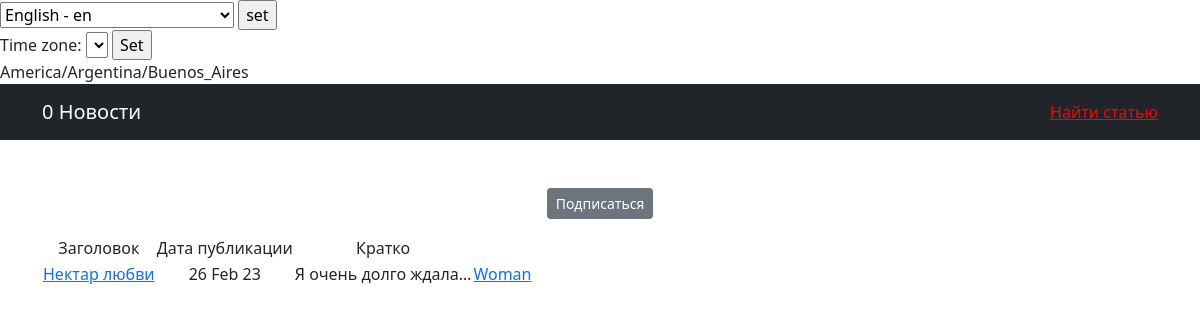
Screenshot of /news/categories/1 with the database file from the repository.
### news/models.py (models this page shows, shortened)
class Post(models.Model):
    author = models.ForeignKey(Author, on_delete=models.CASCADE, help_text=_('Author'))
    category = models.ManyToManyField(Category, through='PostCategory', help_text=_('Category'))
    NEWS = 'NE'
    ARTICLE = 'AR'
    CATEGORY_CHOICES = (
        (NEWS, _('Новости')),
        (ARTICLE, _('Статья'))
    )
    change_news = models.CharField(max_length=2, choices=CATEGORY_CHOICES, default=ARTICLE, help_text=_('change news'))
    time_in = models.DateTimeField(auto_now_add=True, help_text=_('time in'))
    head_news = models.CharField(max_length=128, help_text=_('head news'))
    text_news = models.TextField(help_text=_('text news'))
    rate_news = models.SmallIntegerField(default=0, help_text=_('rate news'))

class Category(models.Model):
    category = models.CharField(max_length=64, unique=True, help_text=_('Category'))
    subscribers = models.ManyToManyField(User, related_name='categories', help_text=_('Subscribers'))
    def __str__(self):
        return f'{self.category}'

### news/views.py (the view)
# urls.py: path('categories/<int:pk>', CategoryListView.as_view(), name='category_list'),
class CategoryListView(ListView):
    model = Post
    template_name = 'category_list.html'
    context_object_name = 'category_news_list'
    def get_queryset(self):
        self.category = get_object_or_404(Category, id=self.kwargs.get("pk"))
        queryset = Post.objects.filter(category=self.category).order_by('-time_in')
        return queryset
    def get_context_data(self, **kwargs):
        context = super().get_context_data(**kwargs)
        context['is_not_subscriber'] = self.request.user not in self.category.subscribers.all()
        context['category'] = self.category
        return context

### news/templatetags/custom_filters.py (called while the page is built)
@register.filter()
def censor(word, code="*"):
    wordMat = word.lower().translate(str.maketrans('', '', string.punctuation + string.digits))
    for mat in list_mat:
        while mat in wordMat:
            word_a = wordMat.replace(mat[1:], code * (len(mat) - 1))
            print(word_a)
            wordMat = word_a
            word = wordMat
    return f'{word}'

@register.simple_tag(name="get_hour")
def current_hour():
    now = datetime.now()
    return now.strftime("%H")

### templates/category_list.html (shortened to what this page needs)
{% extends 'flatpages/default.html' %}
{% load custom_filters %}
{% block title %}
{{news|length}} Новости
<a style="color: red" href="{% url 'search' %}">Найти статью</a>
{% endblock title %}
{% block content %}
{% if is_not_subscriber %}
    <p class="text-center"><a href="{% url 'subscribe' category.id %}" class="btn btn-secondary btn-sm">Подписаться</a> </p>
{% endif %}
<table>
    <tr>
        <td>Заголовок</td>
        <td>Дата публикации</td>
        <td>Кратко</td>
    </tr>
        {% for new in category_news_list %}
        <tr>
            <td><a href="/news/{{new.pk}}">{{new.head_news|censor}}</a></td>
            <td>{{new.time_in|date:"d M y"}}</td>
            <td>{{new.text_news|censor|truncatechars:20}}</td>
            <td>
                {% for category in new.category.all %}
                    <a href="{% url 'category_list' category.id %}">{{ category }}</a>
                {% endfor %}
            </td>
        </tr>
        {% endfor %}
</table>
{% endblock content %}

### rows the page displays
Post: head_news|censor "Нектар любви", time_in "26 Feb 23", text_news|censor "Я очень долго ждала…"
Category: category "Woman"

### other values shown
{{ TIME_ZONE }} "America/Argentina/Buenos_Aires"
{{ news|length }} "0"
form field language "English - en"
